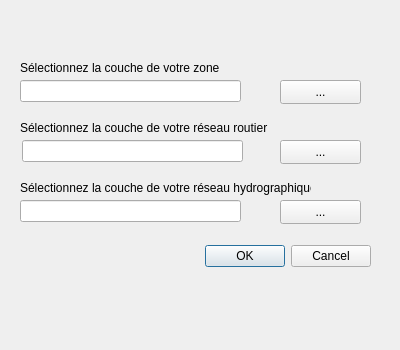
<?xml version="1.0" encoding="UTF-8"?>
<ui version="4.0">
 <class>CensusDialogBase</class>
 <widget class="QDialog" name="CensusDialogBase">
  <property name="geometry">
   <rect>
    <x>0</x>
    <y>0</y>
    <width>400</width>
    <height>350</height>
   </rect>
  </property>
  <property name="windowTitle">
   <string>Census</string>
  </property>
  <widget class="QDialogButtonBox" name="button_box">
   <property name="geometry">
    <rect>
     <x>30</x>
     <y>240</y>
     <width>341</width>
     <height>32</height>
    </rect>
   </property>
   <property name="orientation">
    <enum>Qt::Horizontal</enum>
   </property>
   <property name="standardButtons">
    <set>QDialogButtonBox::Cancel|QDialogButtonBox::Ok</set>
   </property>
  </widget>
  <widget class="QPushButton" name="pushShpRoads">
   <property name="geometry">
    <rect>
     <x>280</x>
     <y>140</y>
     <width>81</width>
     <height>24</height>
    </rect>
   </property>
   <property name="text">
    <string>...</string>
   </property>
  </widget>
  <widget class="QLineEdit" name="lineShpRoads">
   <property name="geometry">
    <rect>
     <x>22</x>
     <y>140</y>
     <width>221</width>
     <height>22</height>
    </rect>
   </property>
  </widget>
  <widget class="QLabel" name="label">
   <property name="geometry">
    <rect>
     <x>20</x>
     <y>120</y>
     <width>251</width>
     <height>16</height>
    </rect>
   </property>
   <property name="text">
    <string>Sélectionnez la couche de votre réseau routier</string>
   </property>
  </widget>
  <widget class="QLineEdit" name="lineShpHydro">
   <property name="geometry">
    <rect>
     <x>20</x>
     <y>200</y>
     <width>221</width>
     <height>22</height>
    </rect>
   </property>
  </widget>
  <widget class="QLabel" name="label_2">
   <property name="geometry">
    <rect>
     <x>20</x>
     <y>180</y>
     <width>291</width>
     <height>16</height>
    </rect>
   </property>
   <property name="text">
    <string>Sélectionnez la couche de votre réseau hydrographique</string>
   </property>
  </widget>
  <widget class="QPushButton" name="pushShpHydro">
   <property name="geometry">
    <rect>
     <x>280</x>
     <y>200</y>
     <width>81</width>
     <height>24</height>
    </rect>
   </property>
   <property name="text">
    <string>...</string>
   </property>
  </widget>
  <widget class="QLineEdit" name="lineShpZone">
   <property name="geometry">
    <rect>
     <x>20</x>
     <y>80</y>
     <width>221</width>
     <height>22</height>
    </rect>
   </property>
  </widget>
  <widget class="QLabel" name="label_3">
   <property name="geometry">
    <rect>
     <x>20</x>
     <y>60</y>
     <width>291</width>
     <height>16</height>
    </rect>
   </property>
   <property name="text">
    <string>Sélectionnez la couche de votre zone</string>
   </property>
  </widget>
  <widget class="QPushButton" name="pushShpZone">
   <property name="geometry">
    <rect>
     <x>280</x>
     <y>80</y>
     <width>81</width>
     <height>24</height>
    </rect>
   </property>
   <property name="text">
    <string>...</string>
   </property>
  </widget>
 </widget>
 <resources/>
 <connections>
  <connection>
   <sender>button_box</sender>
   <signal>accepted()</signal>
   <receiver>CensusDialogBase</receiver>
   <slot>accept()</slot>
   <hints>
    <hint type="sourcelabel">
     <x>20</x>
     <y>20</y>
    </hint>
    <hint type="destinationlabel">
     <x>20</x>
     <y>20</y>
    </hint>
   </hints>
  </connection>
  <connection>
   <sender>button_box</sender>
   <signal>rejected()</signal>
   <receiver>CensusDialogBase</receiver>
   <slot>reject()</slot>
   <hints>
    <hint type="sourcelabel">
     <x>20</x>
     <y>20</y>
    </hint>
    <hint type="destinationlabel">
     <x>20</x>
     <y>20</y>
    </hint>
   </hints>
  </connection>
 </connections>
</ui>
